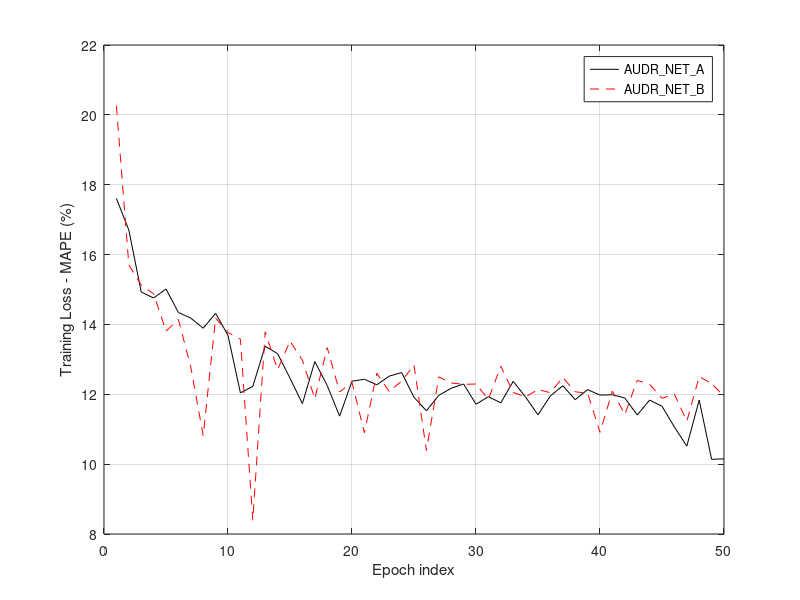

Reproduce this figure in MATLAB. (Note: this script raises an error after producing the figure.)
close all
clear all
a=load('hist_training_loss.mat');
model_a=a.metrics(1,:);
model_b=a.metrics(2,:);

plot(model_a,'k-')
hold on
plot(model_b,'r--')
ylabel('Training Loss - MAPE (%)')
xlabel('Epoch index')
legend('AUDR\_NET\_A','AUDR\_NET\_B')

grid on
doit